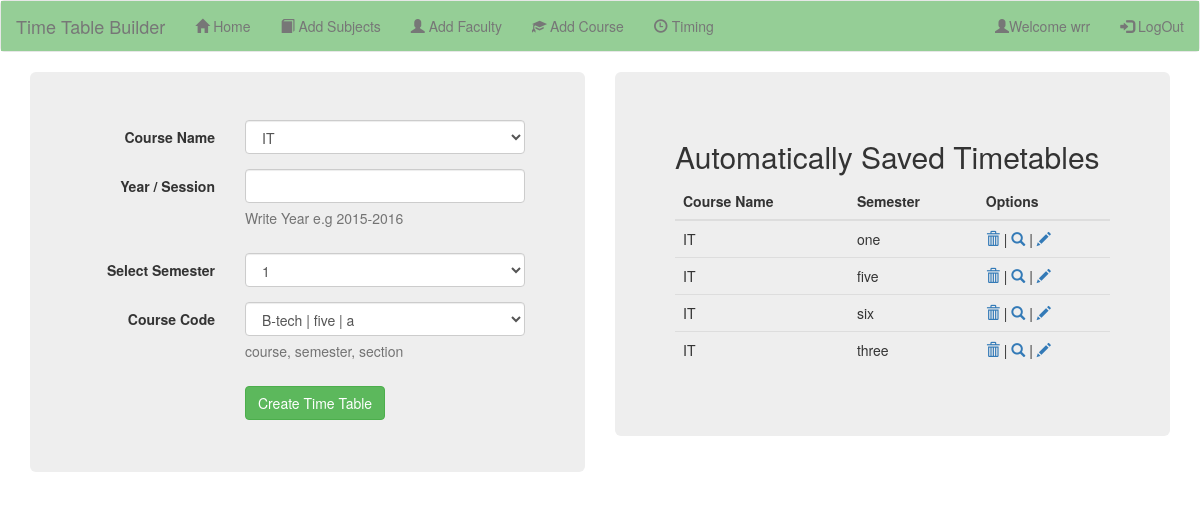
/admin/dashboard.php (signed in), run on the app's committed database.
### tables this page shows
CREATE TABLE `timetable` (
  `timetable_id` int(20) NOT NULL,
  `user_id` int(50) NOT NULL,
  `course_full_name` varchar(40) NOT NULL,
  `year` varchar(20) NOT NULL,
  `semester` varchar(20) NOT NULL,
  `course` varchar(20) NOT NULL
);

### admin/timetable.list.php (the view, shortened to what this page needs)
<?php
if($_SESSION['user_id']){
    function timetablelist($user_id){
		$db_connection = new dbConnection();
		$link = $db_connection->connect();
		$query = $link->query("SELECT * FROM timetable WHERE user_id='$user_id'");
		$query->setFetchMode(PDO::FETCH_ASSOC);
		echo
			  "<h2>Automatically Saved Timetables</h2>".
			  "<table class='table'>".
				"<thead>".
				  "<tr>".
					"<th>Course Name</th>".
					"<th>Semester</th>".
					"<th>Options</th>".
				  "</tr>".
				"</thead>".
				"<tbody>";
				while($result = $query->fetch()){
				  echo "<tr>"
						 ."<td>".$result['course_full_name']."</td>"
						 ."<td>".$result['semester']."</td>"
						 ."<td><a href='delete.table.php?delete=true&id=".$result['timetable_id']."'><span class='glyphicon glyphicon-trash'></span></a> |
							<a href='../view.table.php?view=true&id=".$result['timetable_id']."&year=".$result['year']."&semester=".$result['semester']."&coursecode=".$result['course']."&coursefullname=".$result['course_full_name']."'><span class='glyphicon glyphicon-search'></span></a>
							| <a href='../edit.table.php?edit=true&id=".$result['timetable_id']."&year=".$result['year']."&semester=".$result['semester']."&coursecode=".$result['course']."&coursefullname=".$result['course_full_name']."'><span class='glyphicon glyphicon-pencil'></span></a></td>"
						 ."</tr>".
				  "</tr>";
				}
		echo	"</tbody>".
			  "</table>".
			"</div>";
	}
	timetablelist($_SESSION['user_id']);
}
else{
	echo "You are not logged in yet. Please go back and login again";
}
?>

### header.php (shortened to what this page needs)
<!DOCTYPE html>
<html>
<head>
  <link rel="stylesheet" href="https://maxcdn.bootstrapcdn.com/bootstrap/3.3.7/css/bootstrap.min.css">
	<link rel="stylesheet" type="text/css" href="style.css">
	<link rel="stylesheet" type="text/css" href="styletwo.css">
</head>

### admin/navbar.php
<nav class="navbar navbar-default">
  <div class="container-fluid">
    <div class="navbar-header">
      <a class="navbar-brand"> Time Table Builder</a>
    </div>
    <div>
      <ul class="nav navbar-nav">
        <li><a href="dashboard.php"><span class="glyphicon glyphicon-home"></span> Home</a></li>
        <li><a href="add.subject.php"><span class="glyphicon glyphicon-book"></span> Add Subjects</a></li>
        <li><a href="add.faculty.php"><span class="glyphicon glyphicon-user"></span> Add Faculty</a></li>
        <li><a href="add.course.php"><span class="glyphicon glyphicon-education"></span> Add Course</a></li>
		<li><a href="edit.timing.php"><span class="glyphicon glyphicon-time"></span> Timing</a></li>
      </ul>
      <ul class="nav navbar-nav navbar-right">
        <li><a href="#"><span class="glyphicon glyphicon-user"></span>Welcome <?php if(@$_SESSION['name'])echo $_SESSION['name']; ?></a></li>
        <li><a href="logout.php"><span class="glyphicon glyphicon-log-in"></span> LogOut</a></li>
      </ul>
    </div>
  </div>
</nav>

### admin/dashboard.php (shortened to what this page needs)
<?php
   $path = $_SERVER['DOCUMENT_ROOT'];
   $path .= "/timetablepro/header.php";
   include_once($path);
   include_once("navbar.php");
   if(@$_SESSION['name']){
		   $db_connection = new dbConnection();
		   $link = $db_connection->connect();
		   $user_id = $_SESSION['user_id'];
   }
   else{
	   echo "You are not logged in yet. please go back and login again";
	   exit();
   }
?>
<body>
<div class="container" >
  <div class="row">
    <div class="col-lg-6"><div class="jumbotron " style="overflow: auto; height:400px;">
    <?php
     $countRow = $link->query("SELECT count(*) FROM ruleset");
					if($countRow->fetchColumn()<=0){
?>
     <h3 class="text-primary">Set rule for time table </h3>
    <form method="POST">
        <div class="row">
           <div class="col-md-6">
             <strong>Room or Lab is not assigned to more than one Activity at the same timeslot</strong>
           </div>
           <div class="col-md-6">
             <input type="checkbox" class="input-1" value="0" id="check1"  name="timeSlot" data-group-cls="btn-group-sm"  />
          </div>
        </div>
        <br/>
        <div class="row">
           <div class="col-md-6">
             <strong>
         Teacher is not assigned to more than one Activity at the same timeslot
            </strong>
           </div>
           <div class="col-md-6">
             <input type="checkbox" class="input-1" id="check2" value="0"   name="teacherSlot" data-group-cls="btn-group-sm"/>
          </div>
        </div>
        <br/>
        <div class="row">
           <div class="col-md-6">
             <strong>Student are not assigned to more than one Activity at the same timeslot</strong>
           </div>
           <div class="col-md-6">
             <input type="checkbox" class="input-1" id="check3" value="0"    name="studentSlot" data-group-cls="btn-group-sm"/>
          </div>
        </div>
          <br/>
        <div class="row">
           <div class="col-md-6">
             <strong>Room for an Activity should have enough capacity to fit NO of students</strong>
           </div>
           <div class="col-md-6">
             <input type="checkbox" class="input-1" id="check4" value="0"   name="capacity" data-group-cls="btn-group-sm"/>
          </div>
        </div>
        <br/>
        <div class="row">
           <div class="col-md-6"><strong>
BAsic compulsory space constrain</strong>
           </div>
           <div class="col-md-6">
             <input type="checkbox" class="input-1" id="check5" value="0"    name="SpaceConstrain" data-group-cls="btn-group-sm"/>
          </div>
        </div>
        <br/>
         <br/>
        <div class="row">
           <div class="col-md-6"><strong>
Break time constraint </strong>
           </div>
           <div class="col-md-4">
             <input type="checkbox" class="input-1" id="check6" value="0" "  name="breakContraint" data-group-cls="btn-group-sm"/>
             </div>
             <div class="col-md-4" id="breakConstraint"><span><strong>select time for break</strong></span>
              <select name="breakContraint" class="form-control">
              <option value="1">12:30</option>
              <option value="2">1:30</option>
              <option value="3">2:30</option>
              </select>
          </div>
        </div>
        <br/>
         <br/>
        <div class="row">
           <div class="col-md-6"><strong>
minimum 'n' days between Activites </strong>
           </div>
           <div class="col-md-6">
             <input type="checkbox" class="input-1" id="check7" value="0"   name="minimumActivites" data-group-cls="btn-group-sm"/>
          </div>
        </div>
        <br/> <br/>
        <div class="row">
           <div class="col-md-6"><strong>
A teacher not available time constraint </strong>
           </div>
           <div class="col-md-6">
             <input type="checkbox" class="input-1" id="check8" value="0" "   name="timeContraint" data-group-cls="btn-group-sm"/>
          </div>
        </div>
        <br/>
<div class="row">
           <div class="col-md-6"><strong>
A student not available constraint  </strong>
           </div>
           <div class="col-md-6">
             <input type="checkbox" class="input-1" id="check9"value="0"   name="stuAvaiableContraint" data-group-cls="btn-group-sm"/>
          </div>
        </div>
        <br/>
<div class="row">
           <div class="col-md-6"><strong>
A Room not available constraint </strong>
           </div>
           <div class="col-md-6">
             <input type="checkbox" class="input-1" id="check10" value="0"    name="roomavailableContraint" data-group-cls="btn-group-sm"/>
          </div>
        </div>
        <br/>
<div class="row">
           <div class="col-md-6"><strong>
A student has preferred room  </strong>
           </div>
           <div class="col-md-6">
             <input type="checkbox" class="input-1" id="check11" value="0"   name="stuPreferredRoom" data-group-cls="btn-group-sm"/>
          </div>
        </div>
        <br/>
       <input type="submit" class="btn btn-success" name="ruleSet"  value="Rule set" />
       </form>
  <?php  }else{
?>
			<form class="form-horizontal" method="post" action="">
			<fieldset>
			<div class="form-group">
			  <label class="col-md-4 control-label" for="Course">Course Name</label>
			  <div class="col-md-8">
				<select id="coursefullname" name="coursefullname" class="form-control" required="">
				<?php
				$query = $link->query("SELECT DISTINCT course_full_name FROM course WHERE user_id='$user_id'");
				$query->setFetchMode(PDO::FETCH_ASSOC);
				while($result = $query->fetch()){
				   echo "<option value='".$result['course_full_name']."'>".$result['course_full_name']."</option>";
				}
				?>
				</select>
			  </div>
			</div>
			<div class="form-group">
			  <label class="col-md-4 control-label" for="year">Year / Session</label>
			  <div class="col-md-8">
			  <input id="year" name="year" type="text" placeholder="" class="form-control input-md" required="">
			  <span class="help-block">Write Year e.g 2015-2016</span>
			  </div>
			</div>
			<div class="form-group">
			  <label class="col-md-4 control-label" for="semester">Select Semester</label>
			  <div class="col-md-8">
				<select id="semester" name="semester" class="form-control" required="">
				  <option value="one">1</option>
				</select>
			  </div>
			</div>
			<div class="form-group">
			  <label class="col-md-4 control-label" for="Course">Course Code</label>
			  <div class="col-md-8">
				<select id="Coursecode" name="Coursecode" class="form-control" required="">
				<?php
				$query = $link->query("SELECT DISTINCT course_name, semester, section FROM course WHERE user_id='$user_id'");
				$query->setFetchMode(PDO::FETCH_ASSOC);
				while($result = $query->fetch()){
				   echo "<option value='".$result['course_name']."'>".$result['course_name']." | ".$result['semester']." | ".$result['section']."</option>";
				}
				?>
				</select>
				<span class="help-block">course, semester, section</span>
			  </div>
			</div>
			<div class="form-group">
			  <label class="col-md-4 control-label" for="generate"></label>
			  <div class="col-md-4">
				<input type="submit" id="generate" name="generate" class="btn btn-success" value="Create Time Table">
				</div>
			</div>
			</fieldset>
			</form>
<?php
    	}?>
		</div>
    </div>
    <div class="col-lg-6">
		<div class="jumbotron">
		<?php include_once("timetable.list.php"); ?>
		</div>
    </div>
  </div>
<?php
   $path = $_SERVER['DOCUMENT_ROOT'];
   $path .= "/timetablepro/footer.php";
   include_once($path);
?>

### footer.php
</body>
</html>

### header.php (style rules this page uses)
.container-fluid { background-color: #95ce96; }

### data on the page
timetable: course_full_name "IT", semester "one"
timetable: course_full_name "IT", semester "five"
timetable: course_full_name "IT", semester "six"
timetable: course_full_name "IT", semester "three"

### other printed values
$_SESSION['name'] "wrr"
form field coursefullname "IT"
form field Coursecode "B-tech | five | a"
